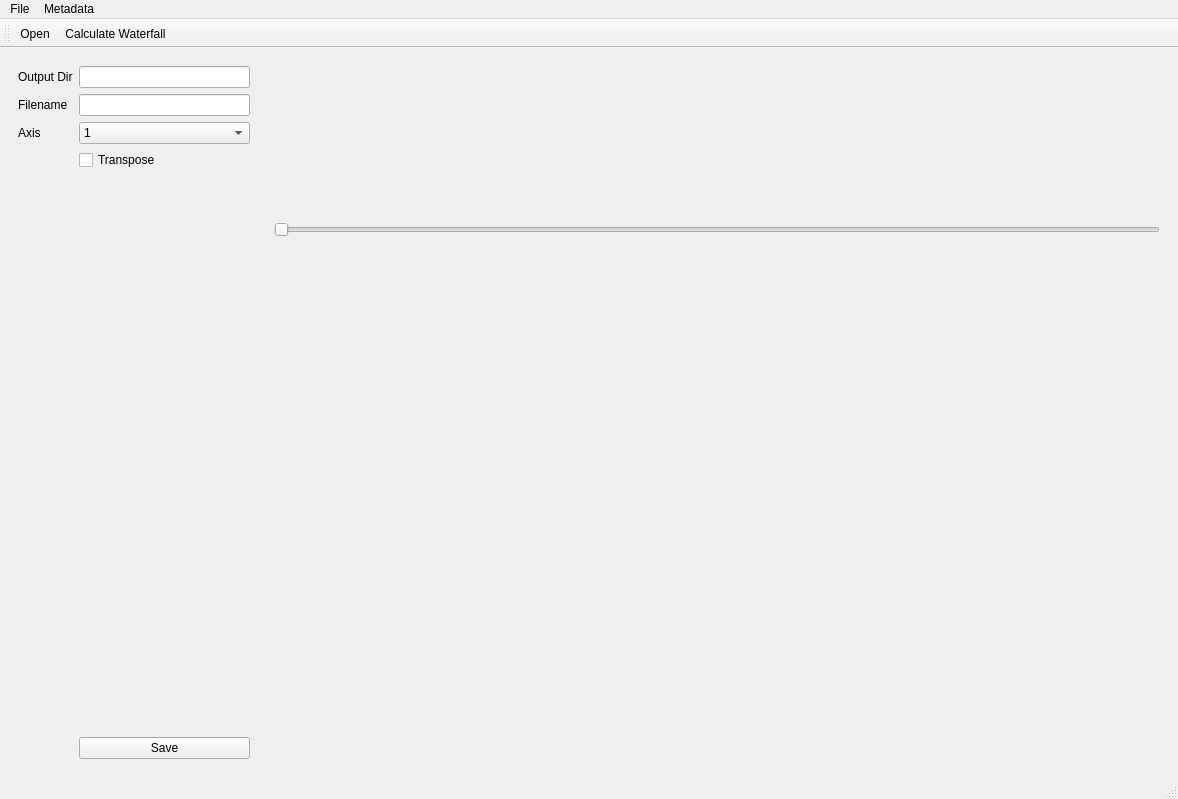
 <widget class="QMainWindow" name="MainWindow">
  <property name="geometry">
   <rect>
    <x>0</x>
    <y>0</y>
    <width>1178</width>
    <height>799</height>
   </rect>
  </property>
  <property name="windowTitle">
   <string>MainWindow</string>
  </property>
  <property name="styleSheet">
   <string notr="true">QProgressBar:horizontal {
    border: 1px solid #3A3939;
    text-align: center;
    padding: 1px;
    background: #201F1F;
}
QProgressBar::chunk:horizontal {
    background-color: qlineargradient(spread:reflect, x1:1, y1:0.545, x2:1, y2:0, stop:0 rgba(28, 66, 111, 255), stop:1 rgba(37, 87, 146, 255));
}

QToolTip
{
    border: 1px solid #3A3939;
    background-color: rgb(90, 102, 117);;
    color: white;
    padding: 1px;
    opacity: 200;
}

QWidget
{
    color: silver;
    background-color: #302F2F;
    selection-background-color:#3d8ec9;
    selection-color: black;
    background-clip: border;
    border-image: none;
    outline: 0;
}

QWidget:item:hover
{
    background-color: #78879b;
    color: black;
}

QWidget:item:selected
{
    background-color: #3d8ec9;
}

QCheckBox
{
    spacing: 5px;
    outline: none;
    color: #bbb;
    margin-bottom: 2px;
}

QCheckBox:disabled
{
    color: #777777;
}
QCheckBox::indicator,
QGroupBox::indicator
{
    width: 18px;
    height: 18px;
}
QGroupBox::indicator
{
    margin-left: 2px;
}

QCheckBox::indicator:unchecked,
QCheckBox::indicator:unchecked:hover,
QGroupBox::indicator:unchecked,
QGroupBox::indicator:unchecked:hover
{
    /*image: url(:/dark_blue/img/checkbox_unchecked.png);*/
    image: url(:/Icons/Icons/checkbox_unchecked.svg);
}

QCheckBox::indicator:unchecked:focus,
QCheckBox::indicator:unchecked:pressed,
QGroupBox::indicator:unchecked:focus,
QGroupBox::indicator:unchecked:pressed
{
  border: none;
  image: url(:/Icons/Icons/checkbox_unchecked_focus.svg);
}

QCheckBox::indicator:checked,
QCheckBox::indicator:checked:hover,
QGroupBox::indicator:checked,
QGroupBox::indicator:checked:hover
{
    image: url(:/Icons/Icons/checkbox_checked.svg);
}

QCheckBox::indicator:checked:focus,
QCheckBox::indicator:checked:pressed,
QGroupBox::indicator:checked:focus,
QGroupBox::indicator:checked:pressed
{
  border: none;
  image: url(:/Icons/Icons/checkbox_checked_focus.svg);
}

QCheckBox::indicator:indeterminate,
QCheckBox::indicator:indeterminate:hover,
QCheckBox::indicator:indeterminate:pressed
QGroupBox::indicator:indeterminate,
QGroupBox::indicator:indeterminate:hover,
QGroupBox::indicator:indeterminate:pressed
{
    image: url(:/dark_blue/img/checkbox_indeterminate.png);
}

QCheckBox::indicator:indeterminate:focus,
QGroupBox::indicator:indeterminate:focus
{
    image: url(:/dark_blue/img/checkbox_indeterminate_focus.png);
}

QCheckBox::indicator:checked:disabled,
QGroupBox::indicator:checked:disabled
{
    image: url(:/dark_blue/img/checkbox_checked_disabled.png);
}

QCheckBox::indicator:unchecked:disabled,
QGroupBox::indicator:unchecked:disabled
{
    image: url(:/dark_blue/img/checkbox_unchecked_disabled.png);
}

QRadioButton
{
    spacing: 5px;
    outline: none;
    color: #bbb;
    margin-bottom: 2px;
}

QRadioButton:disabled
{
    color: #777777;
}
QRadioButton::indicator
{
    width: 21px;
    height: 21px;
}

QRadioButton::indicator:unchecked,
QRadioButton::indicator:unchecked:hover
{
    image: url(:/dark_blue/img/radio_unchecked.png);
}

QRadioButton::indicator:unchecked:focus,
QRadioButton::indicator:unchecked:pressed
{
  border: none;
  outline: none;
    image: url(:/dark_blue/img/radio_unchecked_focus.png);
}

QRadioButton::indicator:checked,
QRadioButton::indicator:checked:hover
{
  border: none;
  outline: none;
    image: url(:/dark_blue/img/radio_checked.png);
}

QRadioButton::indicator:checked:focus,
QRadioButton::indicato::menu-arrowr:checked:pressed
{
  border: none;
  outline: none;
    image: url(:/dark_blue/img/radio_checked_focus.png);
}

QRadioButton::indicator:indeterminate,
QRadioButton::indicator:indeterminate:hover,
QRadioButton::indicator:indeterminate:pressed
{
        image: url(:/dark_blue/img/radio_indeterminate.png);
}

QRadioButton::indicator:checked:disabled
{
  outline: none;
  image: url(:/dark_blue/img/radio_checked_disabled.png);
}

QRadioButton::indicator:unchecked:disabled
{
    image: url(:/dark_blue/img/radio_unchecked_disabled.png);
}


QMenuBar
{
    background-color: #302F2F;
    color: silver;
}

QMenuBar::item
{
    background: transparent;
}

QMenuBar::item:selected
{
    background: transparent;
    border: 1px solid #3A3939;
}

QMenuBar::item:pressed
{
    border: 1px solid #3A3939;
    background-color: #3d8ec9;
    color: black;
    margin-bottom:-1px;
    padding-bottom:1px;
}

QMenu
{
    border: 1px solid #3A3939;
    color: silver;
    margin: 1px;
}

QMenu::icon
{
    margin: 1px;
}

QMenu::item
{
    padding: 2px 2px 2px 25px;
    margin-left: 5px;
    border: 1px solid transparent; /* reserve space for selection border */
}

QMenu::item:selected
{
    color: black;
}

QMenu::separator {
    height: 2px;
    background: lightblue;
    margin-left: 10px;
    margin-right: 5px;
}

QMenu::indicator {
    width: 16px;
    height: 16px;
}

/* non-exclusive indicator = check box style indicator
   (see QActionGroup::setExclusive) */
QMenu::indicator:non-exclusive:unchecked {
    image: url(:/dark_blue/img/checkbox_unchecked.png);
}

QMenu::indicator:non-exclusive:unchecked:selected {
    image: url(:/dark_blue/img/checkbox_unchecked_disabled.png);
}

QMenu::indicator:non-exclusive:checked {
    image: url(:/dark_blue/img/checkbox_checked.png);
}

QMenu::indicator:non-exclusive:checked:selected {
    image: url(:/dark_blue/img/checkbox_checked_disabled.png);
}

/* exclusive indicator = radio button style indicator (see QActionGroup::setExclusive) */
QMenu::indicator:exclusive:unchecked {
    image: url(:/dark_blue/img/radio_unchecked.png);
}

QMenu::indicator:exclusive:unchecked:selected {
    image: url(:/dark_blue/img/radio_unchecked_disabled.png);
}

QMenu::indicator:exclusive:checked {
    image: url(:/dark_blue/img/radio_checked.png);
}

QMenu::indicator:exclusive:checked:selected {
    image: url(:/dark_blue/img/radio_checked_disabled.png);
}

QMenu::right-arrow {
    margin: 5px;
    image: url(:/dark_blue/img/right_arrow.png)
}


QWidget:disabled
{
    color: #808080;
    background-color: #302F2F;
}

QAbstractItemView
{
    alternate-background-color: #3A3939;
    color: silver;
    border: 1px solid 3A3939;
    border-radius: 2px;
    padding: 1px;
}

QWidget:focus, QMenuBar:focus
{
    border: 1px solid #78879b;
}

QTabWidget:focus, QCheckBox:focus, QRadioButton:focus, QSlider:focus
{
    border: none;
}

QLineEdit
{
    background-color: #201F1F;
    padding: 2px;
    border-style: solid;
    border: 1px solid #3A3939;
    border-radius: 2px;
    color: silver;
}

QGroupBox {
    border:1px solid #3A3939;
    border-radius: 2px;
    margin-top: 20px;
    background-color: #302F2F;
    color: silver;
}

QGroupBox::title {
    subcontrol-origin: margin;
    subcontrol-position: top center;
    padding-left: 10px;
    padding-right: 10px;
    padding-top: 10px;
}

QAbstractScrollArea
{
    border-radius: 2px;
    border: 1px solid #3A3939;
    background-color: transparent;
}

QScrollBar:horizontal
{
    height: 15px;
    margin: 3px 15px 3px 15px;
    border: 1px transparent #2A2929;
    border-radius: 4px;
    background-color: #2A2929;
}

QScrollBar::handle:horizontal
{
    background-color: #605F5F;
    min-width: 5px;
    border-radius: 4px;
}

QScrollBar::add-line:horizontal
{
    margin: 0px 3px 0px 3px;
    border-image: url(:/dark_blue/img/right_arrow_disabled.png);
    width: 10px;
    height: 10px;
    subcontrol-position: right;
    subcontrol-origin: margin;
}

QScrollBar::sub-line:horizontal
{
    margin: 0px 3px 0px 3px;
    border-image: url(:/dark_blue/img/left_arrow_disabled.png);
    height: 10px;
    width: 10px;
    subcontrol-position: left;
    subcontrol-origin: margin;
}

QScrollBar::add-line:horizontal:hover,QScrollBar::add-line:horizontal:on
{
    border-image: url(:/dark_blue/img/right_arrow.png);
    height: 10px;
    width: 10px;
    subcontrol-position: right;
    subcontrol-origin: margin;
}


QScrollBar::sub-line:horizontal:hover, QScrollBar::sub-line:horizontal:on
{
    border-image: url(:/dark_blue/img/left_arrow.png);
    height: 10px;
    width: 10px;
    subcontrol-position: left;
    subcontrol-origin: margin;
}

QScrollBar::up-arrow:horizontal, QScrollBar::down-arrow:horizontal
{
    background: none;
}


QScrollBar::add-page:horizontal, QScrollBar::sub-page:horizontal
{
    background: none;
}

QScrollBar:vertical
{
    background-color: #2A2929;
    width: 15px;
    margin: 15px 3px 15px 3px;
    border: 1px transparent #2A2929;
    border-radius: 4px;
}

QScrollBar::handle:vertical
{
    background-color: #605F5F;
    min-height: 5px;
    border-radius: 4px;
}

QScrollBar::sub-line:vertical
{
    margin: 3px 0px 3px 0px;
    border-image: url(:/dark_blue/img/up_arrow_disabled.png);
    height: 10px;
    width: 10px;
    subcontrol-position: top;
    subcontrol-origin: margin;
}

QScrollBar::add-line:vertical
{
    margin: 3px 0px 3px 0px;
    border-image: url(:/dark_blue/img/down_arrow_disabled.png);
    height: 10px;
    width: 10px;
    subcontrol-position: bottom;
    subcontrol-origin: margin;
}

QScrollBar::sub-line:vertical:hover,QScrollBar::sub-line:vertical:on
{

    border-image: url(:/dark_blue/img/up_arrow.png);
    height: 10px;
    width: 10px;
    subcontrol-position: top;
    subcontrol-origin: margin;
}


QScrollBar::add-line:vertical:hover, QScrollBar::add-line:vertical:on
{
    border-image: url(:/dark_blue/img/down_arrow.png);
    height: 10px;
    width: 10px;
    subcontrol-position: bottom;
    subcontrol-origin: margin;
}

QScrollBar::up-arrow:vertical, QScrollBar::down-arrow:vertical
{
    background: none;
}


QScrollBar::add-page:vertical, QScrollBar::sub-page:vertical
{
    background: none;
}

QTextEdit
{
    background-color: #201F1F;
    color: silver;
    border: 1px solid #3A3939;
}

QPlainTextEdit
{
    background-color: #201F1F;;
    color: silver;
    border-radius: 2px;
    border: 1px solid #3A3939;
}

QHeaderView::section
{
    background-color: #3A3939;
    color: silver;
    padding-left: 4px;
    border: 1px solid #6c6c6c;
}

QSizeGrip {
    image: url(:/dark_blue/img/sizegrip.png);
    width: 12px;
    height: 12px;
}

QMainWindow
{
    background-color: #302F2F;

}

QMainWindow::separator
{
    background-color: #302F2F;
    color: white;
    padding-left: 4px;
    spacing: 2px;
    border: 1px dashed #3A3939;
}

QMainWindow::separator:hover
{

    background-color: #787876;
    color: white;
    padding-left: 4px;
    border: 1px solid #3A3939;
    spacing: 2px;
}


QMenu::separator
{
    height: 1px;
    background-color: #3A3939;
    color: white;
    padding-left: 4px;
    margin-left: 10px;
    margin-right: 5px;
}


QFrame
{
    border-radius: 2px;
    border: 1px solid #444;
}

QFrame[frameShape=&quot;0&quot;]
{
    border-radius: 2px;
    border: 1px transparent #444;
}

QStackedWidget
{
    background-color: #302F2F;
    border: 1px transparent black;
}

QToolBar {
    border: 1px transparent #393838;
    background: 1px solid #302F2F;
    font-weight: bold;
}

QToolBar::handle:horizontal {
    image: url(:/dark_blue/img/Hmovetoolbar.png);
}
QToolBar::handle:vertical {
    image: url(:/dark_blue/img/Vmovetoolbar.png);
}
QToolBar::separator:horizontal {
    image: url(:/dark_blue/img/Hsepartoolbar.png);
}
QToolBar::separator:vertical {
    image: url(:/dark_blue/img/Vsepartoolbars.png);
}

QPushButton
{
    color: silver;
    background-color: #302F2F;
    border-width: 2px;
    border-color: #4A4949;
    border-style: solid;
    padding-top: 2px;
    padding-bottom: 2px;
    padding-left: 10px;
    padding-right: 10px;
    border-radius: 4px;
    /* outline: none; */
    /* min-width: 40px; */
}

QPushButton:disabled
{
    background-color: #302F2F;
    border-width: 2px;
    border-color: #3A3939;
    border-style: solid;
    padding-top: 2px;
    padding-bottom: 2px;
    padding-left: 10px;
    padding-right: 10px;
    /*border-radius: 2px;*/
    color: #808080;
}

QPushButton:focus {
    background-color: #3d8ec9;
    color: white;
}

QComboBox
{
    selection-background-color: #3d8ec9;
    background-color: #201F1F;
    border-style: solid;
    border: 1px solid #3A3939;
    border-radius: 2px;
    padding: 2px;
    min-width: 75px;
}

QPushButton:checked{
    background-color: #4A4949;
    border-color: #6A6969;
}

QPushButton:hover {
    border: 2px solid #78879b;
    color: silver;
}

QComboBox:hover, QAbstractSpinBox:hover,QLineEdit:hover,QTextEdit:hover,QPlainTextEdit:hover,QAbstractView:hover,QTreeView:hover
{
    border: 1px solid #78879b;
    color: silver;
}

QComboBox:on
{
    background-color: #626873;
    padding-top: 3px;
    padding-left: 4px;
    selection-background-color: #4a4a4a;
}

QComboBox QAbstractItemView
{
    background-color: #201F1F;
    border-radius: 2px;
    border: 1px solid #444;
    selection-background-color: #3d8ec9;
    color: silver;
}

QComboBox::drop-down
{
    subcontrol-origin: padding;
    subcontrol-position: top right;
    width: 15px;

    border-left-width: 0px;
    border-left-color: darkgray;
    border-left-style: solid;
    border-top-right-radius: 3px;
    border-bottom-right-radius: 3px;
}

QComboBox::down-arrow
{
    image: url(:/dark_blue/img/down_arrow_disabled.png);
}

QComboBox::down-arrow:on, QComboBox::down-arrow:hover,
QComboBox::down-arrow:focus
{
    image: url(:/dark_blue/img/down_arrow.png);
}

QPushButton:pressed
{
    background-color: #484846;
}

QAbstractSpinBox {
    padding-top: 2px;
    padding-bottom: 2px;
    border: 1px solid #3A3939;
    background-color: #201F1F;
    color: silver;
    border-radius: 2px;
    min-width: 75px;
}

QAbstractSpinBox:up-button
{
    background-color: transparent;
    subcontrol-origin: border;
    subcontrol-position: top right;
}

QAbstractSpinBox:down-button
{
    background-color: transparent;
    subcontrol-origin: border;
    subcontrol-position: bottom right;
}

QAbstractSpinBox::up-arrow,QAbstractSpinBox::up-arrow:disabled,QAbstractSpinBox::up-arrow:off {
    image: url(:/dark_blue/img/up_arrow_disabled.png);
    width: 10px;
    height: 10px;
}
QAbstractSpinBox::up-arrow:hover
{
    image: url(:/dark_blue/img/up_arrow.png);
}


QAbstractSpinBox::down-arrow,QAbstractSpinBox::down-arrow:disabled,QAbstractSpinBox::down-arrow:off
{
    image: url(:/dark_blue/img/down_arrow_disabled.png);
    width: 10px;
    height: 10px;
}
QAbstractSpinBox::down-arrow:hover
{
    image: url(:/dark_blue/img/down_arrow.png);
}


QLabel
{
    border: 0px solid black;
}

QTabWidget{
    border: 1px transparent black;
}

QTabWidget::pane {
    border: 1px solid #444;
    border-radius: 3px;
    padding: 3px;
}

QTabBar
{
    qproperty-drawBase: 0;
    left: 5px; /* move to the right by 5px */
}

QTabBar:focus
{
    border: 0px transparent black;
}

QTabBar::close-button  {
    image: url(:/dark_blue/img/close.png);
    background: transparent;
}

QTabBar::close-button:hover
{
    image: url(:/dark_blue/img/close-hover.png);
    background: transparent;
}

QTabBar::close-button:pressed {
    image: url(:/dark_blue/img/close-pressed.png);
    background: transparent;
}

/* TOP TABS */
QTabBar::tab:top {
    color: #b1b1b1;
    border: 1px solid #4A4949;
    border-bottom: 1px transparent black;
    background-color: #302F2F;
    padding: 5px;
    border-top-left-radius: 2px;
    border-top-right-radius: 2px;
}

QTabBar::tab:top:!selected
{
    color: #b1b1b1;
    background-color: #201F1F;
    border: 1px transparent #4A4949;
    border-bottom: 1px transparent #4A4949;
    border-top-left-radius: 0px;
    border-top-right-radius: 0px;
}

QTabBar::tab:top:!selected:hover {
    background-color: #48576b;
}

/* BOTTOM TABS */
QTabBar::tab:bottom {
    color: #b1b1b1;
    border: 1px solid #4A4949;
    border-top: 1px transparent black;
    background-color: #302F2F;
    padding: 5px;
    border-bottom-left-radius: 2px;
    border-bottom-right-radius: 2px;
}

QTabBar::tab:bottom:!selected
{
    color: #b1b1b1;
    background-color: #201F1F;
    border: 1px transparent #4A4949;
    border-top: 1px transparent #4A4949;
    border-bottom-left-radius: 0px;
    border-bottom-right-radius: 0px;
}

QTabBar::tab:bottom:!selected:hover {
    background-color: #78879b;
}

/* LEFT TABS */
QTabBar::tab:left {
    color: #b1b1b1;
    border: 1px solid #4A4949;
    border-left: 1px transparent black;
    background-color: #302F2F;
    padding: 5px;
    border-top-right-radius: 2px;
    border-bottom-right-radius: 2px;
}

QTabBar::tab:left:!selected
{
    color: #b1b1b1;
    background-color: #201F1F;
    border: 1px transparent #4A4949;
    border-right: 1px transparent #4A4949;
    border-top-right-radius: 0px;
    border-bottom-right-radius: 0px;
}

QTabBar::tab:left:!selected:hover {
    background-color: #48576b;
}


/* RIGHT TABS */
QTabBar::tab:right {
    color: #b1b1b1;
    border: 1px solid #4A4949;
    border-right: 1px transparent black;
    background-color: #302F2F;
    padding: 5px;
    border-top-left-radius: 2px;
    border-bottom-left-radius: 2px;
}

QTabBar::tab:right:!selected
{
    color: #b1b1b1;
    background-color: #201F1F;
    border: 1px transparent #4A4949;
    border-right: 1px transparent #4A4949;
    border-top-left-radius: 0px;
    border-bottom-left-radius: 0px;
}

QTabBar::tab:right:!selected:hover {
    background-color: #48576b;
}

QTabBar QToolButton::right-arrow:enabled {
     image: url(:/dark_blue/img/right_arrow.png);
 }

 QTabBar QToolButton::left-arrow:enabled {
     image: url(:/dark_blue/img/left_arrow.png);
 }

QTabBar QToolButton::right-arrow:disabled {
     image: url(:/dark_blue/img/right_arrow_disabled.png);
 }

 QTabBar QToolButton::left-arrow:disabled {
     image: url(:/dark_blue/img/left_arrow_disabled.png);
 }


QDockWidget {
    border: 1px solid #403F3F;
    titlebar-close-icon: url(:/dark_blue/img/close.png);
    titlebar-normal-icon: url(:/dark_blue/img/undock.png);
}

QDockWidget::close-button, QDockWidget::float-button {
    border: 1px solid transparent;
    border-radius: 2px;
    background: transparent;
}

QDockWidget::close-button:hover, QDockWidget::float-button:hover {
    background: rgba(255, 255, 255, 10);
}

QDockWidget::close-button:pressed, QDockWidget::float-button:pressed {
    padding: 1px -1px -1px 1px;
    background: rgba(255, 255, 255, 10);
}

QTreeView, QListView, QTextBrowser, AtLineEdit, AtLineEdit::hover {
    border: 1px solid #444;
    background-color: silver;
    border-radius: 3px;
    margin-left: 3px;
    color: black;
}

QTreeView:branch:selected, QTreeView:branch:hover {
    background: url(:/dark_blue/img/transparent.png);
}

QTreeView::branch:has-siblings:!adjoins-item {
    border-image: url(:/dark_blue/img/transparent.png);
}

QTreeView::branch:has-siblings:adjoins-item {
    border-image: url(:/dark_blue/img/transparent.png);
}

QTreeView::branch:!has-children:!has-siblings:adjoins-item {
    border-image: url(:/dark_blue/img/transparent.png);
}

QTreeView::branch:has-children:!has-siblings:closed,
QTreeView::branch:closed:has-children:has-siblings {
    image: url(:/dark_blue/img/branch_closed.png);
}

QTreeView::branch:open:has-children:!has-siblings,
QTreeView::branch:open:has-children:has-siblings  {
    image: url(:/dark_blue/img/branch_open.png);
}

QTreeView::branch:has-children:!has-siblings:closed:hover,
QTreeView::branch:closed:has-children:has-siblings:hover {
    image: url(:/dark_blue/img/branch_closed-on.png);
    }

QTreeView::branch:open:has-children:!has-siblings:hover,
QTreeView::branch:open:has-children:has-siblings:hover  {
    image: url(:/dark_blue/img/branch_open-on.png);
    }

QListView::item:!selected:hover, QListView::item:!selected:hover, QTreeView::item:!selected:hover  {
    background: rgba(0, 0, 0, 0);
    outline: 0;
    color: #FFFFFF
}

QListView::item:selected:hover, QListView::item:selected:hover, QTreeView::item:selected:hover  {
    background: #3d8ec9;
    color: #FFFFFF;
}

QSlider::groove:horizontal {
    border: 1px solid #3A3939;
    height: 8px;
    background: #201F1F;
    margin: 2px 0;
    border-radius: 2px;
}

QSlider::handle:horizontal {
    background: QLinearGradient( x1: 0, y1: 0, x2: 0, y2: 1,
      stop: 0.0 silver, stop: 0.2 #a8a8a8, stop: 1 #727272);
    border: 1px solid #3A3939;
    width: 14px;
    height: 14px;
    margin: -4px 0;
    border-radius: 2px;
}

QSlider::groove:vertical {
    border: 1px solid #3A3939;
    width: 8px;
    background: #201F1F;
    margin: 0 0px;
    border-radius: 2px;
}

QSlider::handle:vertical {
    background: QLinearGradient( x1: 0, y1: 0, x2: 0, y2: 1, stop: 0.0 silver,
    stop: 0.2 #a8a8a8, stop: 1 #727272);
    border: 1px solid #3A3939;
    width: 14px;
    height: 14px;
    margin: 0 -4px;
    border-radius: 2px;
}

QToolButton {
    /*  background-color: transparent; */
    border: 2px transparent #4A4949;
    border-radius: 4px;
    background-color: dimgray;
    margin: 2px;
    padding: 2px;
}

QToolButton[popupMode=&quot;1&quot;] { /* only for MenuButtonPopup */
 padding-right: 20px; /* make way for the popup button */
 border: 2px transparent #4A4949;
 border-radius: 4px;
}

QToolButton[popupMode=&quot;2&quot;] { /* only for InstantPopup */
 padding-right: 10px; /* make way for the popup button */
 border: 2px transparent #4A4949;
}


QToolButton:hover, QToolButton::menu-button:hover {
    border: 2px solid #78879b;
}

QToolButton:checked, QToolButton:pressed,
    QToolButton::menu-button:pressed {
    background-color: #4A4949;
    border: 2px solid #78879b;
}

/* the subcontrol below is used only in the InstantPopup or DelayedPopup mode */
QToolButton::menu-indicator {
    image: url(:/dark_blue/img/down_arrow.png);
    top: -7px; left: -2px; /* shift it a bit */
}

/* the subcontrols below are used only in the MenuButtonPopup mode */
QToolButton::menu-button {
    border: 1px transparent #4A4949;
    border-top-right-radius: 6px;
    border-bottom-right-radius: 6px;
    /* 16px width + 4px for border = 20px allocated above */
    width: 16px;
    outline: none;
}

QToolButton::menu-arrow {
    image: url(:/dark_blue/img/down_arrow.png);
}

QToolButton::menu-arrow:open {
    top: 1px; left: 1px; /* shift it a bit */
    border: 1px solid #3A3939;
}

QPushButton::menu-indicator  {
    subcontrol-origin: padding;
    subcontrol-position: bottom right;
    left: 4px;
}

QTableView
{
    border: 1px solid #444;
    gridline-color: #6c6c6c;
    background-color: #201F1F;
}


QTableView, QHeaderView
{
    border-radius: 0px;
}

QTableView::item:pressed, QListView::item:pressed, QTreeView::item:pressed  {
    background: #78879b;
    color: #FFFFFF;
}

QTableView::item:selected:active, QTreeView::item:selected:active, QListView::item:selected:active  {
    background: #3d8ec9;
    color: #FFFFFF;
}


QHeaderView
{
    border: 1px transparent;
    border-radius: 2px;
    margin: 0px;
    padding: 0px;
}

QHeaderView::section  {
    background-color: #3A3939;
    color: silver;
    padding: 4px;
    border: 1px solid #6c6c6c;
    border-radius: 0px;
    text-align: center;
}

QHeaderView::section::vertical::first, QHeaderView::section::vertical::only-one
{
    border-top: 1px solid #6c6c6c;
}

QHeaderView::section::vertical
{
    border-top: transparent;
}

QHeaderView::section::horizontal::first, QHeaderView::section::horizontal::only-one
{
    border-left: 1px solid #6c6c6c;
}

QHeaderView::section::horizontal
{
    border-left: transparent;
}


QHeaderView::section:checked
 {
    color: white;
    background-color: #5A5959;
 }

 /* style the sort indicator */
QHeaderView::down-arrow {
    image: url(:/dark_blue/img/down_arrow.png);
}

QHeaderView::up-arrow {
    image: url(:/dark_blue/img/up_arrow.png);
}


QTableCornerButton::section {
    background-color: #3A3939;
    border: 1px solid #3A3939;
    border-radius: 2px;
}

QToolBox  {
    padding: 3px;
    border: 1px transparent black;
}

QToolBox::tab {
    color: #b1b1b1;
    background-color: #302F2F;
    border: 1px solid #4A4949;
    border-bottom: 1px transparent #302F2F;
    border-top-left-radius: 5px;
    border-top-right-radius: 5px;
}

 QToolBox::tab:selected { /* italicize selected tabs */
    font: italic;
    background-color: #302F2F;
    border-color: #3d8ec9;
 }

QStatusBar::item {
    border: 1px solid #3A3939;
    border-radius: 2px;
 }


QFrame[height=&quot;3&quot;], QFrame[width=&quot;3&quot;] {
    background-color: #AAA;
}


QSplitter::handle {
    border: 1px dashed #3A3939;
}

QSplitter::handle:hover {
    background-color: #787876;
    border: 1px solid #3A3939;
}

QSplitter::handle:horizontal {
    width: 1px;
}

QSplitter::handle:vertical {
    height: 1px;
}

QListWidget {
    background-color: silver;
    border-radius: 5px;
    margin-left: 5px;
}

QListWidget::item {
    color: black;
}

QMessageBox {
    messagebox-critical-icon	: url(:/dark_blue/img/critical.png);
    messagebox-information-icon	: url(:/dark_blue/img/information.png);
    messagebox-question-icon	: url(:/dark_blue/img/question.png);
    messagebox-warning-icon:    : url(:/dark_blue/img/warning.png);
}

ColorButton::enabled {
    border-radius: 0px;
    border: 1px solid #444444;
}

ColorButton::disabled {
    border-radius: 0px;
    border: 1px solid #AAAAAA;
}</string>
  </property>
  <widget class="QWidget" name="centralwidget">
   <layout class="QHBoxLayout" name="horizontalLayout">
    <item>
     <widget class="QWidget" name="settings_widget" native="true">
      <property name="maximumSize">
       <size>
        <width>250</width>
        <height>16777215</height>
       </size>
      </property>
      <layout class="QFormLayout" name="formLayout">
       <item row="0" column="0">
        <widget class="QLabel" name="label">
         <property name="text">
          <string>Output Dir</string>
         </property>
         <property name="buddy">
          <cstring>line_output_dir</cstring>
         </property>
        </widget>
       </item>
       <item row="0" column="1">
        <widget class="QLineEdit" name="line_output_dir"/>
       </item>
       <item row="2" column="0">
        <widget class="QLabel" name="label_3">
         <property name="text">
          <string>Axis</string>
         </property>
         <property name="buddy">
          <cstring>combo_axis</cstring>
         </property>
        </widget>
       </item>
       <item row="2" column="1">
        <widget class="QComboBox" name="combo_axis">
         <item>
          <property name="text">
           <string>1</string>
          </property>
         </item>
         <item>
          <property name="text">
           <string>0</string>
          </property>
         </item>
        </widget>
       </item>
       <item row="3" column="1">
        <widget class="QCheckBox" name="checkbox_transpose">
         <property name="text">
          <string>Transpose</string>
         </property>
        </widget>
       </item>
       <item row="4" column="1">
        <spacer name="verticalSpacer">
         <property name="orientation">
          <enum>Qt::Vertical</enum>
         </property>
         <property name="sizeHint" stdset="0">
          <size>
           <width>20</width>
           <height>40</height>
          </size>
         </property>
        </spacer>
       </item>
       <item row="5" column="1">
        <widget class="QPushButton" name="button_save">
         <property name="text">
          <string>Save</string>
         </property>
        </widget>
       </item>
       <item row="1" column="0">
        <widget class="QLabel" name="label_2">
         <property name="text">
          <string>Filename</string>
         </property>
        </widget>
       </item>
       <item row="1" column="1">
        <widget class="QLineEdit" name="line_filename"/>
       </item>
      </layout>
     </widget>
    </item>
    <item>
     <widget class="QWidget" name="widget" native="true">
      <layout class="QVBoxLayout" name="verticalLayout">
       <item>
        <widget class="ImageView" name="video_images" native="true">
         <property name="maximumSize">
          <size>
           <width>16777215</width>
           <height>150</height>
          </size>
         </property>
        </widget>
       </item>
       <item>
        <widget class="QSlider" name="slider_frames">
         <property name="orientation">
          <enum>Qt::Horizontal</enum>
         </property>
        </widget>
       </item>
       <item>
        <widget class="ImageView" name="waterfall_image" native="true"/>
       </item>
      </layout>
     </widget>
    </item>
   </layout>
  </widget>
  <widget class="QMenuBar" name="menubar">
   <property name="geometry">
    <rect>
     <x>0</x>
     <y>0</y>
     <width>1178</width>
     <height>24</height>
    </rect>
   </property>
   <widget class="QMenu" name="menuFile">
    <property name="title">
     <string>File</string>
    </property>
    <addaction name="action_open_video"/>
   </widget>
   <widget class="QMenu" name="menuMetadata">
    <property name="title">
     <string>Metadata</string>
    </property>
    <addaction name="action_show_metadata"/>
   </widget>
   <addaction name="menuFile"/>
   <addaction name="menuMetadata"/>
  </widget>
  <widget class="QStatusBar" name="statusbar"/>
  <widget class="QToolBar" name="toolBar">
   <property name="windowTitle">
    <string>toolBar</string>
   </property>
   <attribute name="toolBarArea">
    <enum>TopToolBarArea</enum>
   </attribute>
   <attribute name="toolBarBreak">
    <bool>false</bool>
   </attribute>
   <addaction name="action_open_video"/>
   <addaction name="action_calculate_waterfall"/>
  </widget>
  <action name="action_open_video">
   <property name="icon">
    <iconset>
     <normaloff>Icons/folder-open-outline.svg</normaloff>Icons/folder-open-outline.svg</iconset>
   </property>
   <property name="text">
    <string>Open</string>
   </property>
   <property name="toolTip">
    <string>Open Video File</string>
   </property>
  </action>
  <action name="action_show_metadata">
   <property name="text">
    <string>Explore Metadata</string>
   </property>
  </action>
  <action name="action_calculate_waterfall">
   <property name="icon">
    <iconset>
     <normaloff>Icons/blueprint_live.svg</normaloff>Icons/blueprint_live.svg</iconset>
   </property>
   <property name="text">
    <string>Calculate Waterfall</string>
   </property>
   <property name="toolTip">
    <string>Calculate waterfall</string>
   </property>
  </action>
 </widget>
